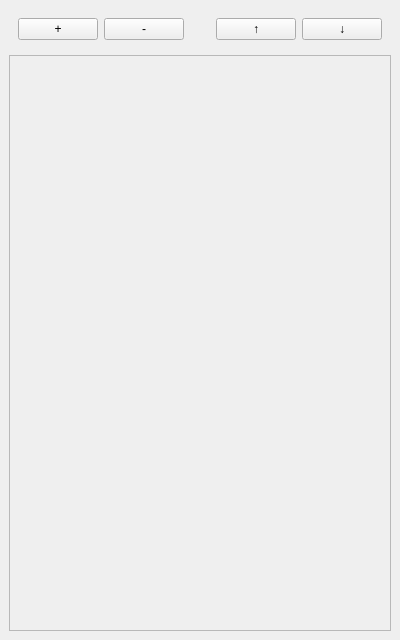
<?xml version="1.0" encoding="UTF-8"?>
<ui version="4.0">
 <class>MainWindow</class>
 <widget class="QMainWindow" name="MainWindow">
  <property name="geometry">
   <rect>
    <x>0</x>
    <y>0</y>
    <width>400</width>
    <height>640</height>
   </rect>
  </property>
  <property name="windowTitle">
   <string>MainWindow</string>
  </property>
  <widget class="QWidget" name="mainView">
   <layout class="QGridLayout" name="gridLayout">
    <item row="0" column="0">
     <widget class="QWidget" name="actView" native="true">
      <layout class="QGridLayout" name="gridLayout_2">
       <item row="0" column="1">
        <widget class="QPushButton" name="rmBtn">
         <property name="text">
          <string>-</string>
         </property>
        </widget>
       </item>
       <item row="0" column="0">
        <widget class="QPushButton" name="addBtn">
         <property name="text">
          <string>+</string>
         </property>
        </widget>
       </item>
       <item row="0" column="2">
        <spacer name="horizontalSpacer">
         <property name="orientation">
          <enum>Qt::Orientation::Horizontal</enum>
         </property>
         <property name="sizeHint" stdset="0">
          <size>
           <width>40</width>
           <height>20</height>
          </size>
         </property>
        </spacer>
       </item>
       <item row="0" column="3">
        <widget class="QPushButton" name="upBtn">
         <property name="text">
          <string>↑</string>
         </property>
        </widget>
       </item>
       <item row="0" column="4">
        <widget class="QPushButton" name="downBtn">
         <property name="text">
          <string>↓</string>
         </property>
        </widget>
       </item>
      </layout>
     </widget>
    </item>
    <item row="2" column="0">
     <widget class="QScrollArea" name="scrollArea">
      <property name="widgetResizable">
       <bool>true</bool>
      </property>
      <widget class="QWidget" name="scrollView">
       <property name="geometry">
        <rect>
         <x>0</x>
         <y>0</y>
         <width>384</width>
         <height>570</height>
        </rect>
       </property>
       <layout class="QVBoxLayout" name="verticalLayout">
        <item>
         <spacer name="verticalSpacer">
          <property name="orientation">
           <enum>Qt::Orientation::Vertical</enum>
          </property>
          <property name="sizeHint" stdset="0">
           <size>
            <width>20</width>
            <height>40</height>
           </size>
          </property>
         </spacer>
        </item>
       </layout>
      </widget>
     </widget>
    </item>
   </layout>
  </widget>
 </widget>
 <resources/>
 <connections/>
</ui>
